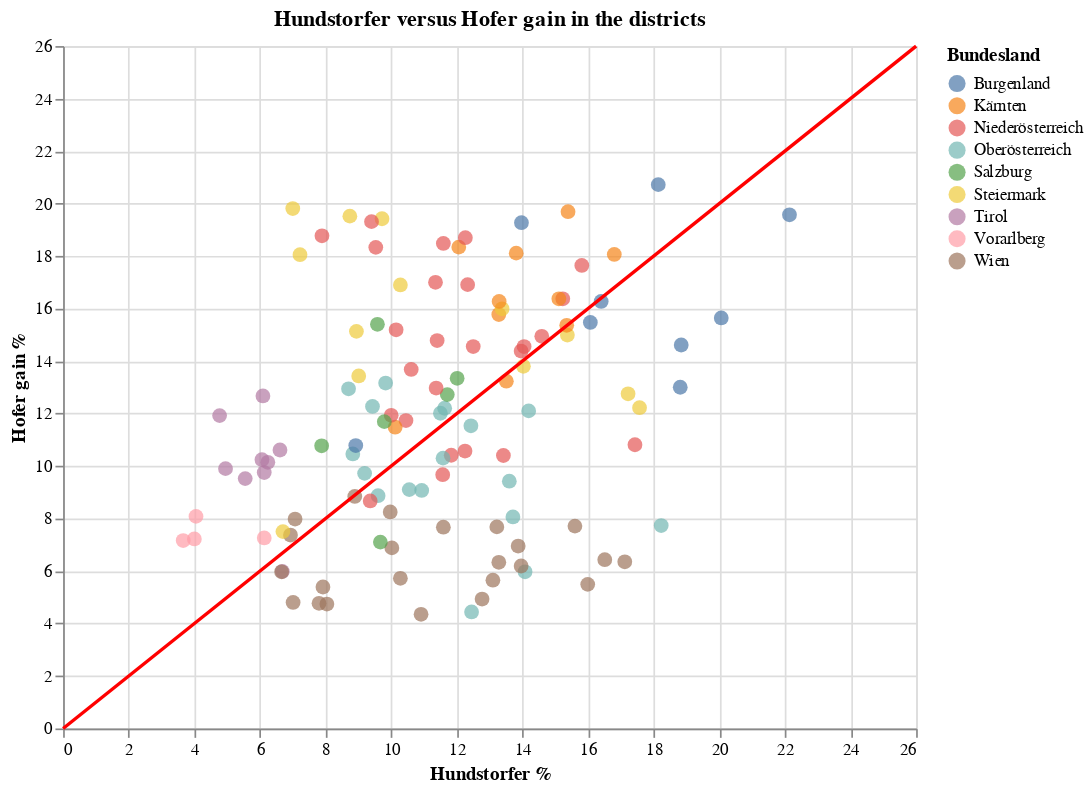

Write notebook code for a chart like this one.
### Markdown cell above
Hundstorfer has the least number of districts under the red line. It seems that his strongest districts were in Burgenland, and thanks to this, some of the districts from Burgenland are below the red line, just like most districts from Wien and also the majority of districts in Oberösterreich.

### Code cell
scatter_plot = alt.Chart(df_hundstorfer_hofergain).mark_circle(filled=True, size=75).encode(
    x=alt.X('Hundstorfer %'),
    y=alt.Y('Hofer gain %'),
    tooltip=['Bundesland', 'Bezirk', 'Hundstorfer %', 'Hofer gain %', 'Hundstorfer % / Hofer gain %'],
    color='Bundesland:N'
).properties(
    width=500,
    height=400
)


data = [[0, 0], [26, 26]]
df11 = pd.DataFrame(data, columns=['Hundstorfer %', 'Hofer gain %'])

red_line = alt.Chart(df11).mark_line(color='red').encode(
    alt.X('Hundstorfer %'),
    alt.Y('Hofer gain %')
).properties(
    title='Hundstorfer versus Hofer gain in the districts'
)

# Combine scatter plot and red line
chart = scatter_plot + red_line

# Show the chart
chart

### Figure 1 — Vega-Lite specification as saved in the notebook (floating-point values rounded to 4 significant figures)
{"config": {"view": {"continuousWidth": 400, "continuousHeight": 300}}, "layer": [{"data": {"name": "data-3d68546998116fcdbab1d09636ecf444"}, "mark": {"type": "circle", "filled": true, "size": 75}, "encoding": {"color": {"field": "Bundesland", "type": "nominal"}, "tooltip": [{"field": "Bundesland", "type": "nominal"}, {"field": "Bezirk", "type": "nominal"}, {"field": "Hundstorfer %", "type": "quantitative"}, {"field": "Hofer gain %", "type": "quantitative"}, {"field": "Hundstorfer % / Hofer gain %", "type": "quantitative"}], "x": {"field": "Hundstorfer %", "type": "quantitative"}, "y": {"field": "Hofer gain %", "type": "quantitative"}}, "height": 400, "width": 500}, {"data": {"name": "data-b782cab630a84b8bab76665cc6937335"}, "mark": {"type": "line", "color": "red"}, "encoding": {"x": {"field": "Hundstorfer %", "type": "quantitative"}, "y": {"field": "Hofer gain %", "type": "quantitative"}}, "title": "Hundstorfer versus Hofer gain in the districts"}], "$schema": "https://vega.github.io/schema/vega-lite/v4.17.0.json", "datasets": {"data-3d68546998116fcdbab1d09636ecf444": [{"Bundesland": "Wien", "Bezirk": "Wien 20., Brigittenau", "Hundstorfer %": 15.99, "Hofer gain %": 5.49, "Hundstorfer % / Hofer gain %": 2.913}, {"Bundesland": "Oberösterreich", "Bezirk": "Wels (Stadt)", "Hundstorfer %": 12.45, "Hofer gain %": 4.44, "Hundstorfer % / Hofer gain %": 2.804}, {"Bundesland": "Wien", "Bezirk": "Wien 10., Favoriten", "Hundstorfer %": 17.12, "Hofer gain %": 6.35, "Hundstorfer % / Hofer gain %": 2.696}, {"Bundesland": "Wien", "Bezirk": "Wien  2., Leopoldstadt", "Hundstorfer %": 12.77, "Hofer gain %": 4.93, "Hundstorfer % / Hofer gain %": 2.59}, {"Bundesland": "Wien", "Bezirk": "Wien 11., Simmering", "Hundstorfer %": 16.51, "Hofer gain %": 6.43, "Hundstorfer % / Hofer gain %": 2.568}, {"Bundesland": "Wien", "Bezirk": "Wien  5., Margareten", "Hundstorfer %": 10.91, "Hofer gain %": 4.35, "Hundstorfer % / Hofer gain %": 2.508}, {"Bundesland": "Oberösterreich", "Bezirk": "Steyr (Stadt)", "Hundstorfer %": 18.23, "Hofer gain %": 7.73, "Hundstorfer % / Hofer gain %": 2.358}, {"Bundesland": "Oberösterreich", "Bezirk": "Linz (Stadt)", "Hundstorfer %": 14.08, "Hofer gain %": 5.97, "Hundstorfer % / Hofer gain %": 2.358}, {"Bundesland": "Wien", "Bezirk": "Wien 15., Rudolfsheim-Fünfhaus", "Hundstorfer %": 13.1, "Hofer gain %": 5.65, "Hundstorfer % / Hofer gain %": 2.319}, {"Bundesland": "Wien", "Bezirk": "Wien 12., Meidling", "Hundstorfer %": 13.96, "Hofer gain %": 6.19, "Hundstorfer % / Hofer gain %": 2.255}, {"Bundesland": "Wien", "Bezirk": "Wien 16., Ottakring", "Hundstorfer %": 13.28, "Hofer gain %": 6.33, "Hundstorfer % / Hofer gain %": 2.098}, {"Bundesland": "Wien", "Bezirk": "Wien 21., Floridsdorf", "Hundstorfer %": 15.6, "Hofer gain %": 7.71, "Hundstorfer % / Hofer gain %": 2.023}, {"Bundesland": "Wien", "Bezirk": "Wien 22., Donaustadt", "Hundstorfer %": 13.87, "Hofer gain %": 6.95, "Hundstorfer % / Hofer gain %": 1.996}, {"Bundesland": "Wien", "Bezirk": "Wien  3., Landstraße", "Hundstorfer %": 10.28, "Hofer gain %": 5.72, "Hundstorfer % / Hofer gain %": 1.797}, {"Bundesland": "Wien", "Bezirk": "Wien 23., Liesing", "Hundstorfer %": 13.22, "Hofer gain %": 7.68, "Hundstorfer % / Hofer gain %": 1.721}, {"Bundesland": "Oberösterreich", "Bezirk": "Linz-Land", "Hundstorfer %": 13.71, "Hofer gain %": 8.06, "Hundstorfer % / Hofer gain %": 1.701}, {"Bundesland": "Wien", "Bezirk": "Wien  6., Mariahilf", "Hundstorfer %": 8.04, "Hofer gain %": 4.74, "Hundstorfer % / Hofer gain %": 1.696}, {"Bundesland": "Wien", "Bezirk": "Wien  9., Alsergrund", "Hundstorfer %": 7.8, "Hofer gain %": 4.77, "Hundstorfer % / Hofer gain %": 1.635}, {"Bundesland": "Niederösterreich", "Bezirk": "Sankt Pölten (Stadt)", "Hundstorfer %": 17.43, "Hofer gain %": 10.81, "Hundstorfer % / Hofer gain %": 1.612}, {"Bundesland": "Wien", "Bezirk": "Wien 14., Penzing", "Hundstorfer %": 11.59, "Hofer gain %": 7.67, "Hundstorfer % / Hofer gain %": 1.511}, {"Bundesland": "Wien", "Bezirk": "Wien  4., Wieden", "Hundstorfer %": 7.92, "Hofer gain %": 5.39, "Hundstorfer % / Hofer gain %": 1.469}, {"Bundesland": "Wien", "Bezirk": "Wien  7., Neubau", "Hundstorfer %": 7.01, "Hofer gain %": 4.8, "Hundstorfer % / Hofer gain %": 1.46}, {"Bundesland": "Wien", "Bezirk": "Wien 17., Hernals", "Hundstorfer %": 10.02, "Hofer gain %": 6.88, "Hundstorfer % / Hofer gain %": 1.456}, {"Bundesland": "Burgenland", "Bezirk": "Mattersburg", "Hundstorfer %": 18.81, "Hofer gain %": 13.0, "Hundstorfer % / Hofer gain %": 1.447}, {"Bundesland": "Oberösterreich", "Bezirk": "Gmunden", "Hundstorfer %": 13.6, "Hofer gain %": 9.42, "Hundstorfer % / Hofer gain %": 1.444}, {"Bundesland": "Steiermark", "Bezirk": "Bruck-Mürzzuschlag", "Hundstorfer %": 17.57, "Hofer gain %": 12.22, "Hundstorfer % / Hofer gain %": 1.438}, {"Bundesland": "Salzburg", "Bezirk": "Salzburg (Stadt)", "Hundstorfer %": 9.67, "Hofer gain %": 7.1, "Hundstorfer % / Hofer gain %": 1.362}, {"Bundesland": "Steiermark", "Bezirk": "Leoben", "Hundstorfer %": 17.22, "Hofer gain %": 12.75, "Hundstorfer % / Hofer gain %": 1.351}, {"Bundesland": "Niederösterreich", "Bezirk": "Wiener Neustadt (Stadt)", "Hundstorfer %": 13.42, "Hofer gain %": 10.4, "Hundstorfer % / Hofer gain %": 1.29}, {"Bundesland": "Burgenland", "Bezirk": "Eisenstadt-Umgebung", "Hundstorfer %": 18.84, "Hofer gain %": 14.61, "Hundstorfer % / Hofer gain %": 1.29}, {"Bundesland": "Burgenland", "Bezirk": "Rust (Stadt)", "Hundstorfer %": 20.06, "Hofer gain %": 15.64, "Hundstorfer % / Hofer gain %": 1.283}, {"Bundesland": "Wien", "Bezirk": "Wien 19., Döbling", "Hundstorfer %": 9.97, "Hofer gain %": 8.25, "Hundstorfer % / Hofer gain %": 1.208}, {"Bundesland": "Oberösterreich", "Bezirk": "Vöcklabruck", "Hundstorfer %": 10.93, "Hofer gain %": 9.07, "Hundstorfer % / Hofer gain %": 1.205}, {"Bundesland": "Niederösterreich", "Bezirk": "Wien-Umgebung", "Hundstorfer %": 11.57, "Hofer gain %": 9.67, "Hundstorfer % / Hofer gain %": 1.196}, {"Bundesland": "Oberösterreich", "Bezirk": "Perg", "Hundstorfer %": 14.19, "Hofer gain %": 12.1, "Hundstorfer % / Hofer gain %": 1.173}, {"Bundesland": "Niederösterreich", "Bezirk": "Krems an der Donau (Stadt)", "Hundstorfer %": 12.25, "Hofer gain %": 10.57, "Hundstorfer % / Hofer gain %": 1.159}, {"Bundesland": "Oberösterreich", "Bezirk": "Wels-Land", "Hundstorfer %": 10.55, "Hofer gain %": 9.1, "Hundstorfer % / Hofer gain %": 1.159}, {"Bundesland": "Niederösterreich", "Bezirk": "Baden", "Hundstorfer %": 11.83, "Hofer gain %": 10.41, "Hundstorfer % / Hofer gain %": 1.136}, {"Bundesland": "Burgenland", "Bezirk": "Oberpullendorf", "Hundstorfer %": 22.14, "Hofer gain %": 19.57, "Hundstorfer % / Hofer gain %": 1.131}, {"Bundesland": "Oberösterreich", "Bezirk": "Eferding", "Hundstorfer %": 11.58, "Hofer gain %": 10.3, "Hundstorfer % / Hofer gain %": 1.124}, {"Bundesland": "Tirol", "Bezirk": "Innsbruck (Stadt)", "Hundstorfer %": 6.68, "Hofer gain %": 5.98, "Hundstorfer % / Hofer gain %": 1.117}, {"Bundesland": "Wien", "Bezirk": "Wien  8., Josefstadt", "Hundstorfer %": 6.66, "Hofer gain %": 5.97, "Hundstorfer % / Hofer gain %": 1.116}, {"Bundesland": "Oberösterreich", "Bezirk": "Urfahr-Umgebung", "Hundstorfer %": 9.6, "Hofer gain %": 8.87, "Hundstorfer % / Hofer gain %": 1.082}, {"Bundesland": "Niederösterreich", "Bezirk": "Mödling", "Hundstorfer %": 9.36, "Hofer gain %": 8.67, "Hundstorfer % / Hofer gain %": 1.08}, {"Bundesland": "Oberösterreich", "Bezirk": "Steyr-Land", "Hundstorfer %": 12.43, "Hofer gain %": 11.53, "Hundstorfer % / Hofer gain %": 1.078}, {"Bundesland": "Burgenland", "Bezirk": "Oberwart", "Hundstorfer %": 16.07, "Hofer gain %": 15.47, "Hundstorfer % / Hofer gain %": 1.039}, {"Bundesland": "Steiermark", "Bezirk": "Murtal", "Hundstorfer %": 15.37, "Hofer gain %": 14.99, "Hundstorfer % / Hofer gain %": 1.025}, {"Bundesland": "Kärnten", "Bezirk": "Villach (Stadt)", "Hundstorfer %": 13.51, "Hofer gain %": 13.23, "Hundstorfer % / Hofer gain %": 1.021}, {"Bundesland": "Steiermark", "Bezirk": "Liezen", "Hundstorfer %": 14.03, "Hofer gain %": 13.8, "Hundstorfer % / Hofer gain %": 1.017}, {"Bundesland": "Burgenland", "Bezirk": "Neusiedl am See", "Hundstorfer %": 16.4, "Hofer gain %": 16.27, "Hundstorfer % / Hofer gain %": 1.008}, {"Bundesland": "Wien", "Bezirk": "Wien 13., Hietzing", "Hundstorfer %": 8.89, "Hofer gain %": 8.84, "Hundstorfer % / Hofer gain %": 1.006}, {"Bundesland": "Kärnten", "Bezirk": "Villach Land", "Hundstorfer %": 15.35, "Hofer gain %": 15.36, "Hundstorfer % / Hofer gain %": 0.999}, {"Bundesland": "Niederösterreich", "Bezirk": "Gänserndorf", "Hundstorfer %": 14.59, "Hofer gain %": 14.94, "Hundstorfer % / Hofer gain %": 0.977}, {"Bundesland": "Niederösterreich", "Bezirk": "Bruck an der Leitha", "Hundstorfer %": 13.96, "Hofer gain %": 14.38, "Hundstorfer % / Hofer gain %": 0.971}, {"Bundesland": "Niederösterreich", "Bezirk": "Neunkirchen", "Hundstorfer %": 14.05, "Hofer gain %": 14.55, "Hundstorfer % / Hofer gain %": 0.966}, {"Bundesland": "Oberösterreich", "Bezirk": "Kirchdorf an der Krems", "Hundstorfer %": 11.5, "Hofer gain %": 12.01, "Hundstorfer % / Hofer gain %": 0.958}, {"Bundesland": "Oberösterreich", "Bezirk": "Freistadt", "Hundstorfer %": 11.63, "Hofer gain %": 12.2, "Hundstorfer % / Hofer gain %": 0.953}, {"Bundesland": "Oberösterreich", "Bezirk": "Grieskirchen", "Hundstorfer %": 9.19, "Hofer gain %": 9.72, "Hundstorfer % / Hofer gain %": 0.945}, {"Bundesland": "Wien", "Bezirk": "Wien 18., Währing", "Hundstorfer %": 6.93, "Hofer gain %": 7.37, "Hundstorfer % / Hofer gain %": 0.94}, {"Bundesland": "Kärnten", "Bezirk": "Völkermarkt", "Hundstorfer %": 16.8, "Hofer gain %": 18.06, "Hundstorfer % / Hofer gain %": 0.93}, {"Bundesland": "Niederösterreich", "Bezirk": "Lilienfeld", "Hundstorfer %": 15.23, "Hofer gain %": 16.37, "Hundstorfer % / Hofer gain %": 0.93}, {"Bundesland": "Kärnten", "Bezirk": "Hermagor", "Hundstorfer %": 15.11, "Hofer gain %": 16.37, "Hundstorfer % / Hofer gain %": 0.923}, {"Bundesland": "Salzburg", "Bezirk": "Zell am See", "Hundstorfer %": 11.71, "Hofer gain %": 12.72, "Hundstorfer % / Hofer gain %": 0.921}, {"Bundesland": "Salzburg", "Bezirk": "Sankt Johann im Pongau", "Hundstorfer %": 12.01, "Hofer gain %": 13.34, "Hundstorfer % / Hofer gain %": 0.9}, {"Bundesland": "Niederösterreich", "Bezirk": "Gmünd", "Hundstorfer %": 15.81, "Hofer gain %": 17.64, "Hundstorfer % / Hofer gain %": 0.896}, {"Bundesland": "Steiermark", "Bezirk": "Graz (Stadt)", "Hundstorfer %": 6.7, "Hofer gain %": 7.5, "Hundstorfer % / Hofer gain %": 0.893}, {"Bundesland": "Niederösterreich", "Bezirk": "Korneuburg", "Hundstorfer %": 10.45, "Hofer gain %": 11.73, "Hundstorfer % / Hofer gain %": 0.891}, {"Bundesland": "Wien", "Bezirk": "Wien  1., Innere Stadt", "Hundstorfer %": 7.07, "Hofer gain %": 7.98, "Hundstorfer % / Hofer gain %": 0.886}, {"Bundesland": "Kärnten", "Bezirk": "Klagenfurt (Stadt)", "Hundstorfer %": 10.12, "Hofer gain %": 11.48, "Hundstorfer % / Hofer gain %": 0.882}, {"Bundesland": "Niederösterreich", "Bezirk": "Amstetten", "Hundstorfer %": 11.37, "Hofer gain %": 12.97, "Hundstorfer % / Hofer gain %": 0.877}, {"Bundesland": "Burgenland", "Bezirk": "Güssing", "Hundstorfer %": 18.14, "Hofer gain %": 20.72, "Hundstorfer % / Hofer gain %": 0.875}, {"Bundesland": "Niederösterreich", "Bezirk": "Wiener Neustadt (Land)", "Hundstorfer %": 12.5, "Hofer gain %": 14.55, "Hundstorfer % / Hofer gain %": 0.859}, {"Bundesland": "Oberösterreich", "Bezirk": "Ried im Innkreis", "Hundstorfer %": 8.83, "Hofer gain %": 10.46, "Hundstorfer % / Hofer gain %": 0.844}, {"Bundesland": "Vorarlberg", "Bezirk": "Bludenz", "Hundstorfer %": 6.13, "Hofer gain %": 7.26, "Hundstorfer % / Hofer gain %": 0.844}, {"Bundesland": "Kärnten", "Bezirk": "Klagenfurt Land", "Hundstorfer %": 13.28, "Hofer gain %": 15.77, "Hundstorfer % / Hofer gain %": 0.842}, {"Bundesland": "Niederösterreich", "Bezirk": "Waidhofen an der Ybbs (Stadt)", "Hundstorfer %": 10.0, "Hofer gain %": 11.93, "Hundstorfer % / Hofer gain %": 0.838}, {"Bundesland": "Steiermark", "Bezirk": "Voitsberg", "Hundstorfer %": 13.38, "Hofer gain %": 15.99, "Hundstorfer % / Hofer gain %": 0.837}, {"Bundesland": "Salzburg", "Bezirk": "Hallein", "Hundstorfer %": 9.79, "Hofer gain %": 11.69, "Hundstorfer % / Hofer gain %": 0.837}, {"Bundesland": "Burgenland", "Bezirk": "Eisenstadt (Stadt)", "Hundstorfer %": 8.92, "Hofer gain %": 10.78, "Hundstorfer % / Hofer gain %": 0.827}, {"Bundesland": "Kärnten", "Bezirk": "Spittal an der Drau", "Hundstorfer %": 13.29, "Hofer gain %": 16.27, "Hundstorfer % / Hofer gain %": 0.817}, {"Bundesland": "Kärnten", "Bezirk": "Wolfsberg", "Hundstorfer %": 15.39, "Hofer gain %": 19.69, "Hundstorfer % / Hofer gain %": 0.782}, {"Bundesland": "Niederösterreich", "Bezirk": "Tulln", "Hundstorfer %": 10.61, "Hofer gain %": 13.68, "Hundstorfer % / Hofer gain %": 0.776}, {"Bundesland": "Niederösterreich", "Bezirk": "Sankt Pölten (Land)", "Hundstorfer %": 11.4, "Hofer gain %": 14.78, "Hundstorfer % / Hofer gain %": 0.771}, {"Bundesland": "Oberösterreich", "Bezirk": "Schärding", "Hundstorfer %": 9.43, "Hofer gain %": 12.27, "Hundstorfer % / Hofer gain %": 0.769}, {"Bundesland": "Kärnten", "Bezirk": "Sankt Veit an der Glan", "Hundstorfer %": 13.81, "Hofer gain %": 18.11, "Hundstorfer % / Hofer gain %": 0.763}, {"Bundesland": "Oberösterreich", "Bezirk": "Braunau am Inn", "Hundstorfer %": 9.83, "Hofer gain %": 13.16, "Hundstorfer % / Hofer gain %": 0.747}, {"Bundesland": "Salzburg", "Bezirk": "Salzburg-Umgebung", "Hundstorfer %": 7.88, "Hofer gain %": 10.77, "Hundstorfer % / Hofer gain %": 0.732}, {"Bundesland": "Niederösterreich", "Bezirk": "Melk", "Hundstorfer %": 12.33, "Hofer gain %": 16.91, "Hundstorfer % / Hofer gain %": 0.729}, {"Bundesland": "Burgenland", "Bezirk": "Jennersdorf", "Hundstorfer %": 13.97, "Hofer gain %": 19.27, "Hundstorfer % / Hofer gain %": 0.725}, {"Bundesland": "Oberösterreich", "Bezirk": "Rohrbach", "Hundstorfer %": 8.7, "Hofer gain %": 12.94, "Hundstorfer % / Hofer gain %": 0.672}, {"Bundesland": "Steiermark", "Bezirk": "Graz-Umgebung", "Hundstorfer %": 9.01, "Hofer gain %": 13.43, "Hundstorfer % / Hofer gain %": 0.671}, {"Bundesland": "Niederösterreich", "Bezirk": "Mistelbach", "Hundstorfer %": 11.35, "Hofer gain %": 17.0, "Hundstorfer % / Hofer gain %": 0.668}, {"Bundesland": "Niederösterreich", "Bezirk": "Krems (Land)", "Hundstorfer %": 10.15, "Hofer gain %": 15.19, "Hundstorfer % / Hofer gain %": 0.668}, {"Bundesland": "Kärnten", "Bezirk": "Feldkirchen", "Hundstorfer %": 12.06, "Hofer gain %": 18.34, "Hundstorfer % / Hofer gain %": 0.658}, {"Bundesland": "Niederösterreich", "Bezirk": "Hollabrunn", "Hundstorfer %": 12.26, "Hofer gain %": 18.7, "Hundstorfer % / Hofer gain %": 0.656}, {"Bundesland": "Tirol", "Bezirk": "Innsbruck-Land", "Hundstorfer %": 6.13, "Hofer gain %": 9.75, "Hundstorfer % / Hofer gain %": 0.629}, {"Bundesland": "Niederösterreich", "Bezirk": "Scheibbs", "Hundstorfer %": 11.59, "Hofer gain %": 18.48, "Hundstorfer % / Hofer gain %": 0.627}, {"Bundesland": "Tirol", "Bezirk": "Kufstein", "Hundstorfer %": 6.61, "Hofer gain %": 10.61, "Hundstorfer % / Hofer gain %": 0.623}, {"Bundesland": "Salzburg", "Bezirk": "Tamsweg", "Hundstorfer %": 9.58, "Hofer gain %": 15.4, "Hundstorfer % / Hofer gain %": 0.622}, {"Bundesland": "Tirol", "Bezirk": "Kitzbühel", "Hundstorfer %": 6.24, "Hofer gain %": 10.14, "Hundstorfer % / Hofer gain %": 0.615}, {"Bundesland": "Steiermark", "Bezirk": "Murau", "Hundstorfer %": 10.28, "Hofer gain %": 16.9, "Hundstorfer % / Hofer gain %": 0.608}, {"Bundesland": "Tirol", "Bezirk": "Landeck", "Hundstorfer %": 6.06, "Hofer gain %": 10.24, "Hundstorfer % / Hofer gain %": 0.592}, {"Bundesland": "Steiermark", "Bezirk": "Weiz", "Hundstorfer %": 8.94, "Hofer gain %": 15.13, "Hundstorfer % / Hofer gain %": 0.591}, {"Bundesland": "Tirol", "Bezirk": "Reutte", "Hundstorfer %": 5.55, "Hofer gain %": 9.52, "Hundstorfer % / Hofer gain %": 0.583}, {"Bundesland": "Vorarlberg", "Bezirk": "Bregenz", "Hundstorfer %": 4.0, "Hofer gain %": 7.22, "Hundstorfer % / Hofer gain %": 0.554}, {"Bundesland": "Niederösterreich", "Bezirk": "Waidhofen an der Thaya", "Hundstorfer %": 9.53, "Hofer gain %": 18.33, "Hundstorfer % / Hofer gain %": 0.52}, {"Bundesland": "Vorarlberg", "Bezirk": "Dornbirn", "Hundstorfer %": 3.66, "Hofer gain %": 7.16, "Hundstorfer % / Hofer gain %": 0.511}, {"Bundesland": "Vorarlberg", "Bezirk": "Feldkirch", "Hundstorfer %": 4.05, "Hofer gain %": 8.08, "Hundstorfer % / Hofer gain %": 0.501}, {"Bundesland": "Steiermark", "Bezirk": "Deutschlandsberg", "Hundstorfer %": 9.72, "Hofer gain %": 19.42, "Hundstorfer % / Hofer gain %": 0.501}, {"Bundesland": "Tirol", "Bezirk": "Imst", "Hundstorfer %": 4.95, "Hofer gain %": 9.9, "Hundstorfer % / Hofer gain %": 0.5}, {"Bundesland": "Niederösterreich", "Bezirk": "Horn", "Hundstorfer %": 9.4, "Hofer gain %": 19.31, "Hundstorfer % / Hofer gain %": 0.487}, {"Bundesland": "Tirol", "Bezirk": "Schwaz", "Hundstorfer %": 6.09, "Hofer gain %": 12.67, "Hundstorfer % / Hofer gain %": 0.481}, {"Bundesland": "Steiermark", "Bezirk": "Leibnitz", "Hundstorfer %": 8.74, "Hofer gain %": 19.52, "Hundstorfer % / Hofer gain %": 0.448}, {"Bundesland": "Niederösterreich", "Bezirk": "Zwettl", "Hundstorfer %": 7.89, "Hofer gain %": 18.77, "Hundstorfer % / Hofer gain %": 0.42}, {"Bundesland": "Steiermark", "Bezirk": "Hartberg-Fürstenfeld", "Hundstorfer %": 7.22, "Hofer gain %": 18.05, "Hundstorfer % / Hofer gain %": 0.4}, {"Bundesland": "Tirol", "Bezirk": "Lienz", "Hundstorfer %": 4.77, "Hofer gain %": 11.92, "Hundstorfer % / Hofer gain %": 0.4}, {"Bundesland": "Steiermark", "Bezirk": "Südoststeiermark", "Hundstorfer %": 7.0, "Hofer gain %": 19.81, "Hundstorfer % / Hofer gain %": 0.353}], "data-b782cab630a84b8bab76665cc6937335": [{"Hundstorfer %": 0, "Hofer gain %": 0}, {"Hundstorfer %": 26, "Hofer gain %": 26}]}}
